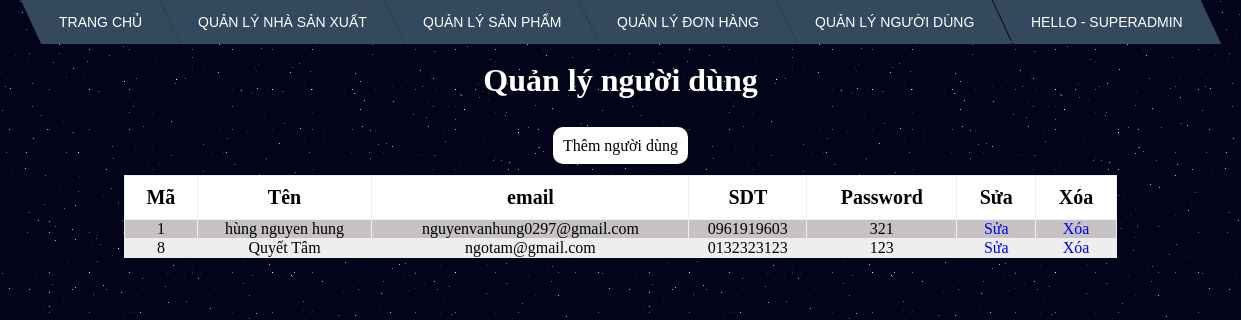
Before: /admin/customers/index.php (signed in) with the older database file.
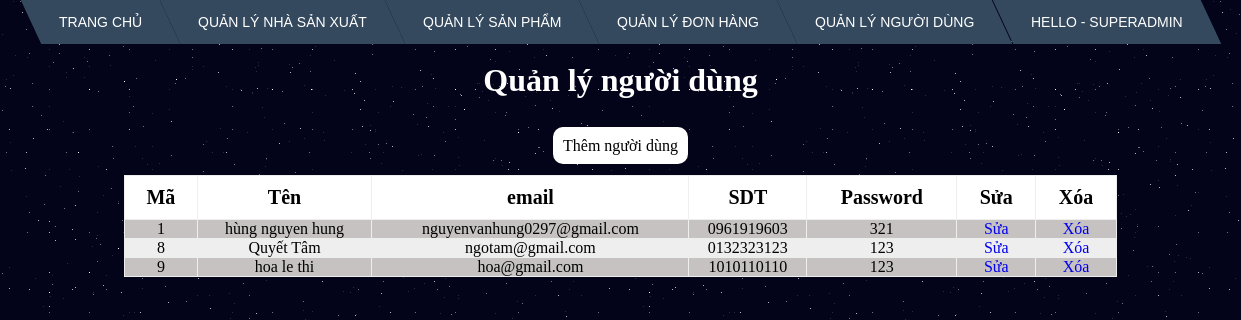
After: the same page with the newer database file.
### tables this page shows
CREATE TABLE `customers` (
  `id` int(11) NOT NULL,
  `name` varchar(50) NOT NULL,
  `email` varchar(50) NOT NULL,
  `password` varchar(200) NOT NULL,
  `phone_number` varchar(15) NOT NULL,
  `address` varchar(200) NOT NULL,
  `token` varchar(50) DEFAULT NULL
);

### admin/customers/index.php (the view, shortened to what this page needs)
<!DOCTYPE html>
<html lang="en">
<head>
    <link rel="stylesheet" href="../css/menu.css">
    <link rel="stylesheet" href="../css/table.css"><link rel="stylesheet" href="../css/bg-galaxy.css">
</head>
<body>
    <?php include '../menu.php' ?>
    <br>
    <h1>Quản lý người dùng</h1>
    <br>
    <div class="btn"><a href="form_insert.php">Thêm người dùng </a></div>
    <?php
    include '../connect.php';
    $sql = 'select * from customers';
    $result = mysqli_query($connect, $sql)
    ?>
    <table border="1" width="100%">
        <tr>
            <th>Mã</th>
            <th>Tên</th>
            <th>email</th><th>SDT</th>
            <th>Password</th>
            <th>Sửa</th>
            <th>Xóa</th>
        </tr>
        <?php foreach ($result as $each) : ?>
            <tr>
                <td> <?php echo $each['id'] ?></td>
                <td> <?php echo $each['name'] ?></td>
                <td> <?php echo $each['email'] ?></td>
                <td> <?php echo $each['phone_number'] ?></td>
                <td> <?php echo $each['password'] ?></td>
                <td>
                    <a href="form_update.php?id=<?php echo $each['id'] ?> ">
                        Sửa
                    </a>
                </td>
                <td>
                    <a href="delete.php?id=<?php echo $each['id'] ?>">
                        Xóa
                    </a>
                </td>
            </tr>
        <?php endforeach ?>
    </table>
</body>
</html>

Changed rows visible on the page:
added customers: id "9", name "hoa le thi", email "hoa@gmail.com", phone_number "1010110110", password "123"
